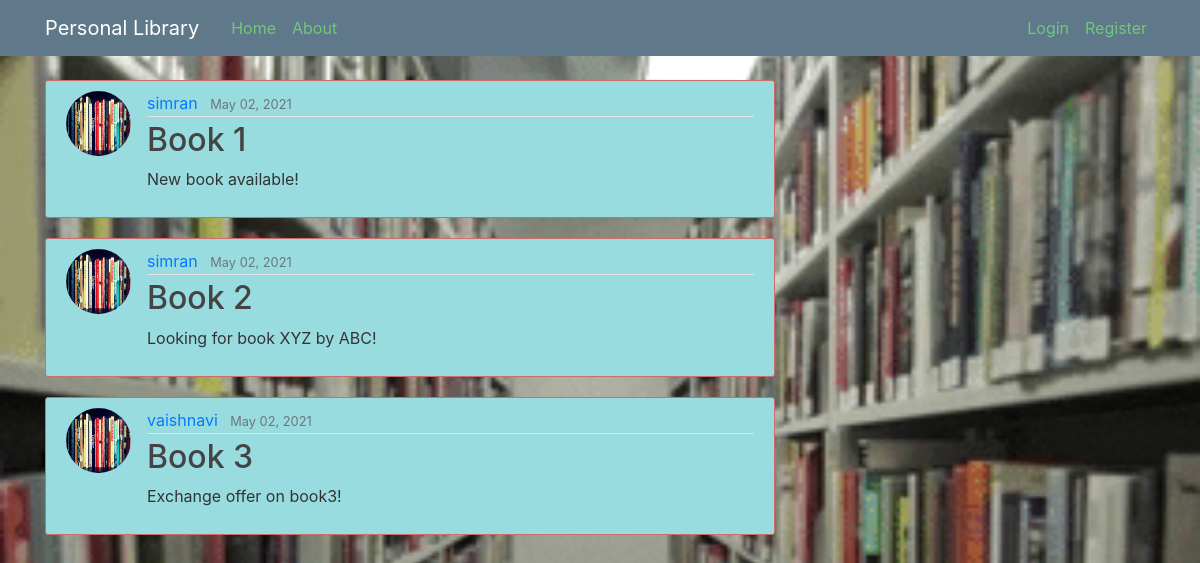
The page / on the database its author committed.
### library/models.py (models this page shows, shortened)
class Post(models.Model):
    title = models.CharField(max_length=100)
    content = models.TextField()
    date_posted = models.DateTimeField(default=timezone.now)
    author = models.ForeignKey(User, on_delete=models.CASCADE)

### library/views.py (the view)
# urls.py: 2. Add a URL to urlpatterns:  path('', views.home, name='home')
def home(request):
    context={
        'posts' : Post.objects.all()
    }
    return render(request, 'library/home.html', context)

### library/templates/library/home.html (shortened to what this page needs)
{% extends "library/base.html" %}
{% block content %}
    {% for post in posts %}
        <article class="media content-section">
          <img class="rounded-circle article-img" src="static/library/book.jpg">
          <div class="media-body">
            <div class="article-metadata">
              <a class="mr-2" href="#">{{ post.author }}</a>
              <small class="text-muted">{{ post.date_posted|date:"F d, Y"}}</small>
            </div>
            <h2><a class="article-title" href="#">{{ post.title }}</a></h2>
            <p class="article-content">{{ post.content }}</p>
          </div>
        </article>
    {% endfor %}
{% endblock content %}

### library/static/library/main.css (style rules this page uses)
body { background: #fafafa; color: #333333; margin-top: 5rem; }
h1, h2, h3, h4, h5, h6 { color: #444444; }
.content-section { background: #99dce0; padding: 10px 20px; border: 1px solid #cc6c6c; border-radius: 3px; margin-bottom: 20px; }
.article-title { color: #444444; }
.article-content { white-space: pre-line; }
.article-img { height: 65px; width: 65px; margin-right: 16px; }
.article-metadata { padding-bottom: 1px; margin-bottom: 4px; border-bottom: 1px solid #e3e3e3 }
#bg { background-repeat: no-repeat; background-size: 1800px 900px; background-position: top; background-attachment: fixed; }

### rows shown on the page
Post: author "simran", date_posted "May 02, 2021", title "Book 1", content "New book available!"
Post: author "simran", date_posted "May 02, 2021", title "Book 2", content "Looking for book XYZ by ABC!"
Post: author "vaishnavi", date_posted "May 02, 2021", title "Book 3", content "Exchange offer on book3!"
